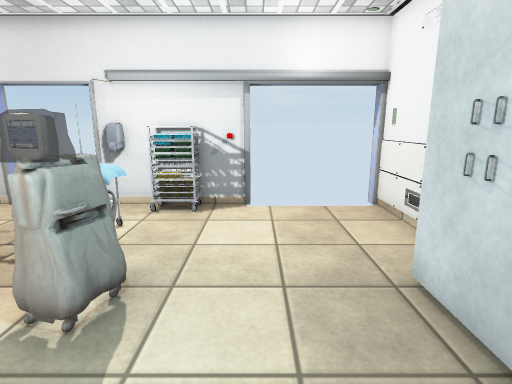
[1] (above)

13 first-person views from a walk through a 3-D level made in the Unity game engine. The camera is 1.4 m above the floor, tilts 12° down and sees 80° across. Doors are open. The floor is counted in squares, 0.5 m on a side. Each view is taken from the middle of a square. On the plan, view 1 faces up. The plan holds only what a view shows up to about 20 squares ahead; the rest is blank. The player character is not drawn. Some animated figures are left out. Some surface patterns are stand-ins.

[2]
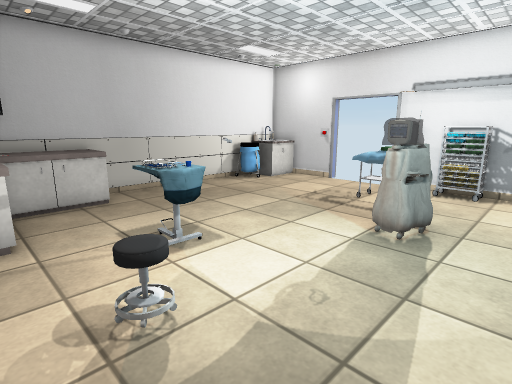

[3]
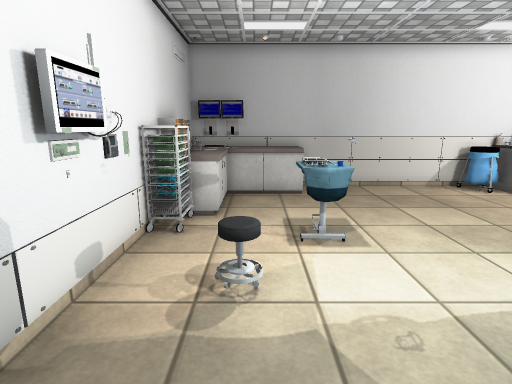

[4]
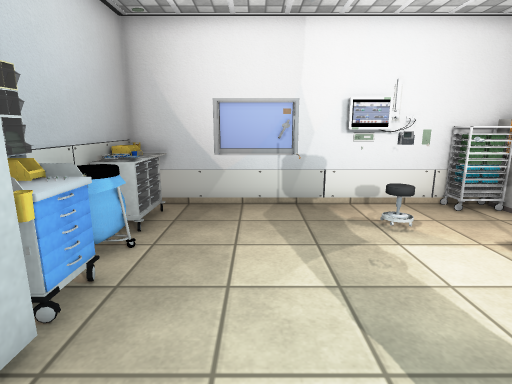

[5]
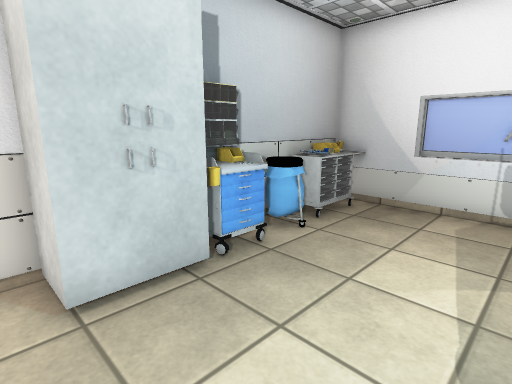

[6]
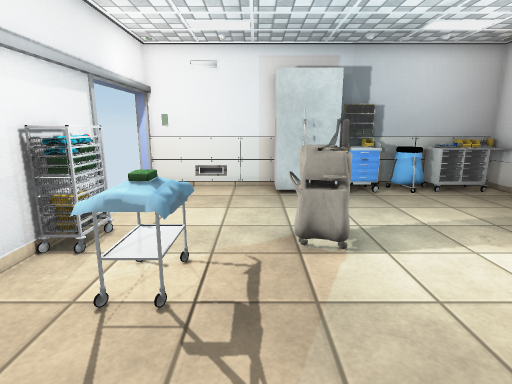

[7]
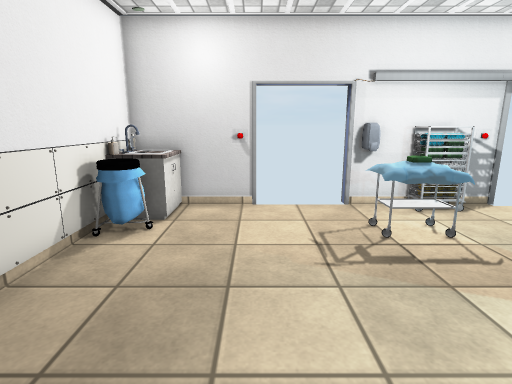

[8]
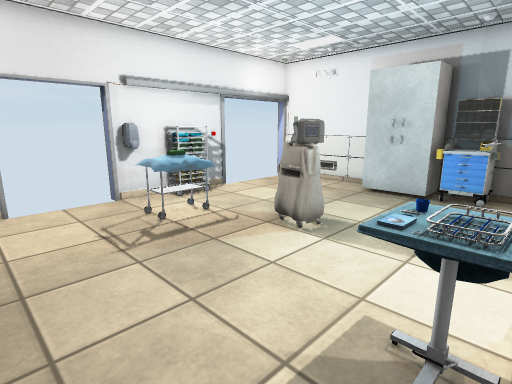

[9]
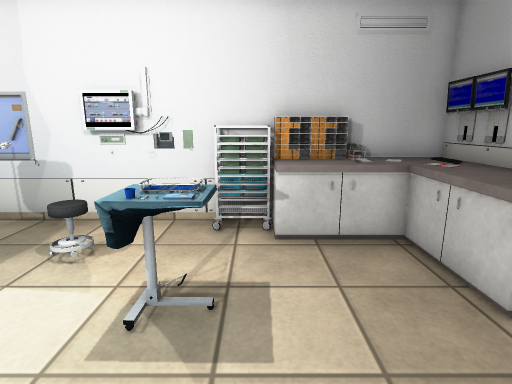

[10]
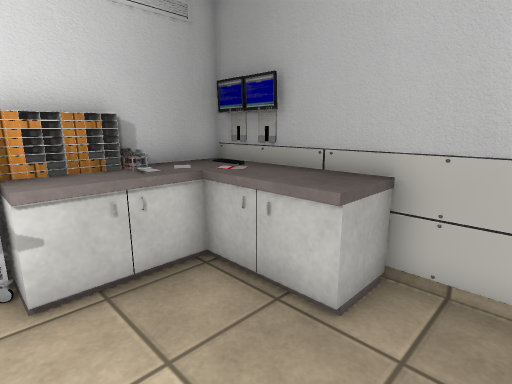

[11]
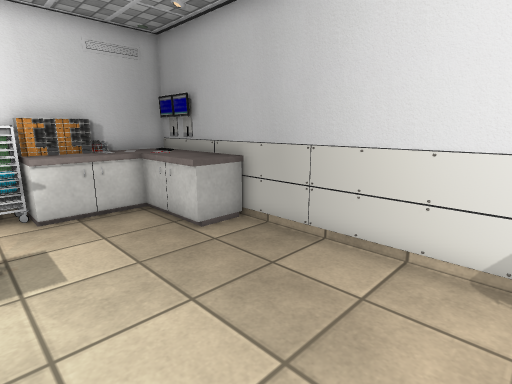

[12]
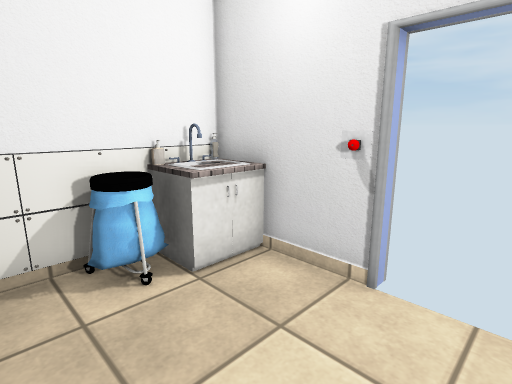

[13]
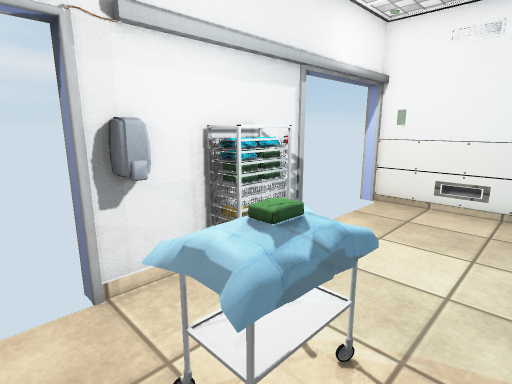

### Floor plan
Key: @ floor where view 1 was taken; # wall or solid block; . floor; D open door; = window, fence, low wall or low ledge; ^ raised ledge; T trolley; C cabinet; B bottle; I bin; S stool; N container; P phone; O other object.
Columns run from 14 left of view 1 to 5 right of it. Each row starts with its distance up from view 1.
 12      #  #
 11 ####ODDDDO###ODDDDD
 10 #CC........TT.....#
  9 #BI.....===.......#
  8 #II......^^.......#
  7 ##......=.=.......#
  6 ##................##
  5  #.........OO....CC#
  4  DDD.......OO....C #
  3  DDD.............CC#
  2 ##...............IO#
  1 ##............... N#
  0 #^^....OOO....@..II#
 -1 #^^....OO........II#
 -2 #^^.......S......OO#
 -3 ####^^...........OO#
 -4 ##ONCCTT.........OO#
 -5 ##^NCC##OPO#########

Where each view was taken, in squares from view 1:
view 1: 0 up, 0 right, facing up
view 2: 4 down, 0 right, facing up-left
view 3: 2 down, 1 right, facing left
view 4: 6 up, 0 right, facing down
view 5: 6 up, 2 left, facing down-right
view 6: 6 up, 10 left, facing right
view 7: 0 up, 9 left, facing up
view 8: 1 down, 10 left, facing up-right
view 9: 4 up, 8 left, facing down
view 10: 2 up, 8 left, facing down-left
view 11: 7 up, 7 left, facing down-left
view 12: 6 up, 7 left, facing up-left
view 13: 6 up, 7 left, facing up-right
